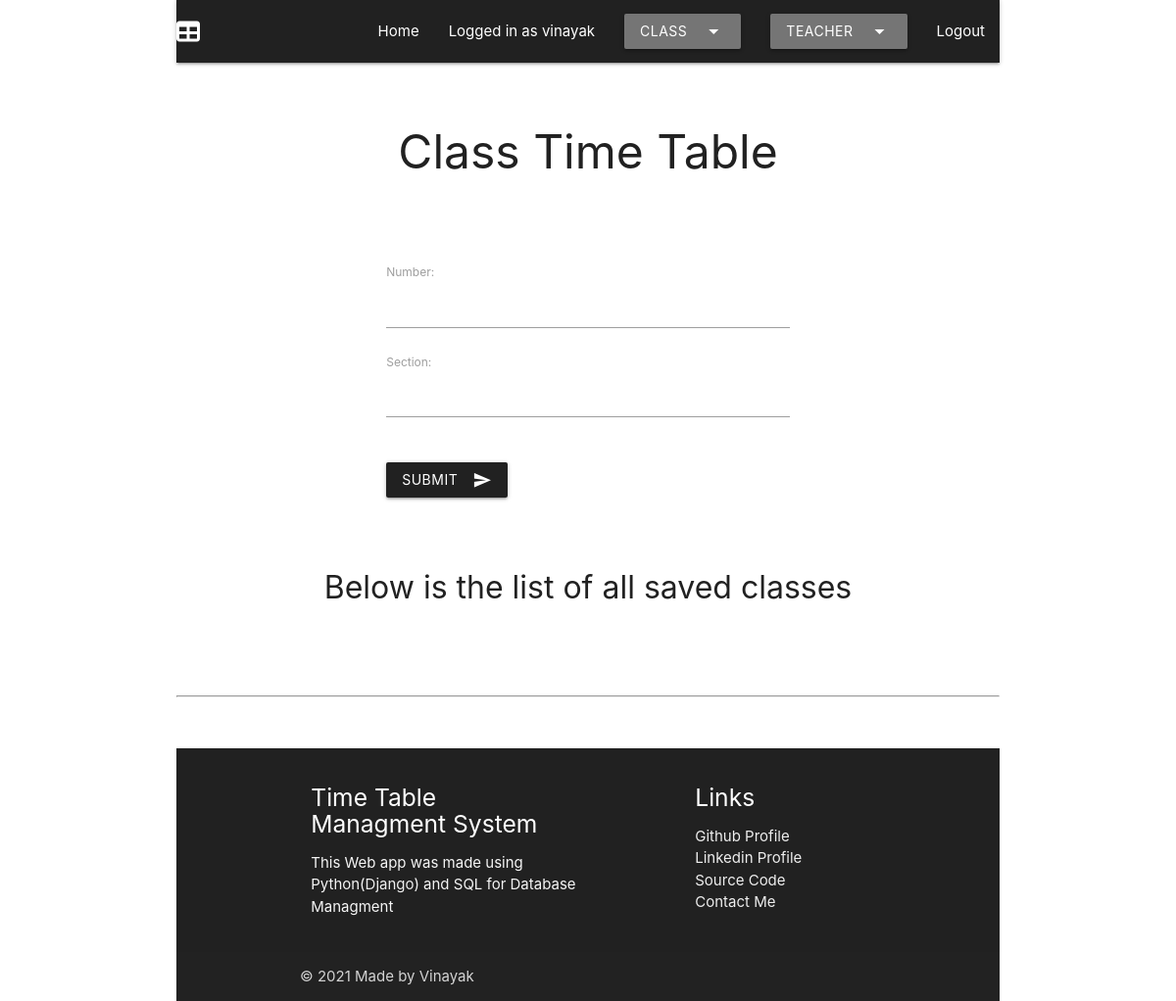
/class/ (signed in), run on an earlier commit of the app's database.
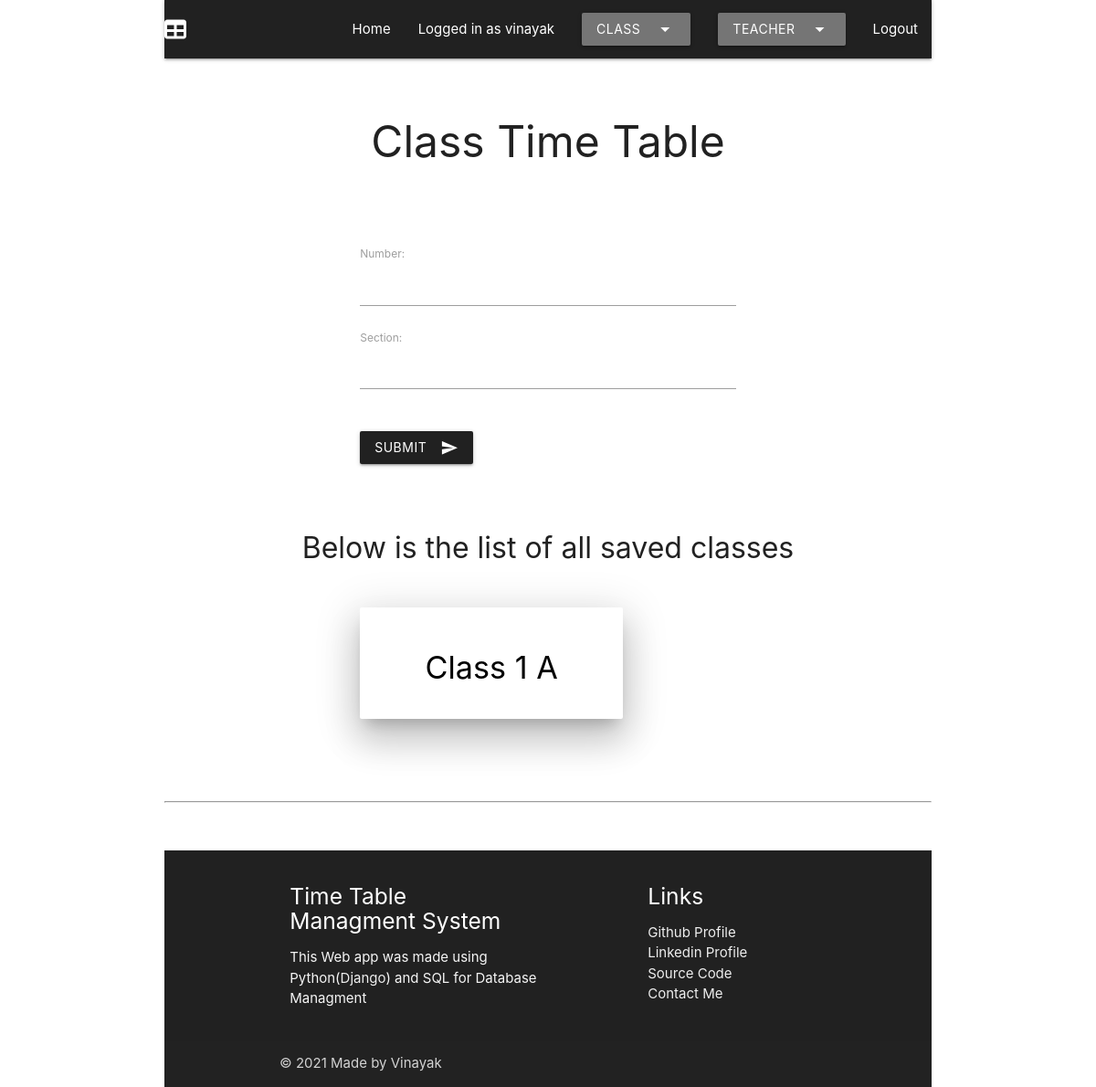
And on a later commit of the database.
### app1/models.py (models this page shows, shortened)
class Class(models.Model):
    Number = models.IntegerField()
    Section = models.CharField(max_length=2)
    Monday_0 = models.CharField(max_length=200, null=True, blank=True)
    Monday_1 = models.CharField(max_length=200, null=True, blank=True)
    Monday_2 = models.CharField(max_length=200, null=True, blank=True)
    Monday_3 = models.CharField(max_length=200, null=True, blank=True)
    Monday_4 = models.CharField(max_length=200, null=True, blank=True)
    Monday_5 = models.CharField(max_length=200, null=True, blank=True)
    Monday_6 = models.CharField(max_length=200, null=True, blank=True)
    Monday_7 = models.CharField(max_length=200, null=True, blank=True)
    Monday_8 = models.CharField(max_length=200, null=True, blank=True)
    Tuesday_0 = models.CharField(max_length=200, null=True, blank=True)
    Tuesday_1 = models.CharField(max_length=200, null=True, blank=True)
    Tuesday_2 = models.CharField(max_length=200, null=True, blank=True)
    Tuesday_3 = models.CharField(max_length=200, null=True, blank=True)
    Tuesday_4 = models.CharField(max_length=200, null=True, blank=True)
    Tuesday_5 = models.CharField(max_length=200, null=True, blank=True)
    Tuesday_6 = models.CharField(max_length=200, null=True, blank=True)
    Tuesday_7 = models.CharField(max_length=200, null=True, blank=True)
    Tuesday_8 = models.CharField(max_length=200, null=True, blank=True)
    Wednesday_0 = models.CharField(max_length=200, null=True, blank=True)
    Wednesday_1 = models.CharField(max_length=200, null=True, blank=True)
    Wednesday_2 = models.CharField(max_length=200, null=True, blank=True)
    Wednesday_3 = models.CharField(max_length=200, null=True, blank=True)
    Wednesday_4 = models.CharField(max_length=200, null=True, blank=True)
    Wednesday_5 = models.CharField(max_length=200, null=True, blank=True)
    Wednesday_6 = models.CharField(max_length=200, null=True, blank=True)
    Wednesday_7 = models.CharField(max_length=200, null=True, blank=True)
    Wednesday_8 = models.CharField(max_length=200, null=True, blank=True)
    Thursday_0 = models.CharField(max_length=200, null=True, blank=True)
    Thursday_1 = models.CharField(max_length=200, null=True, blank=True)
    Thursday_2 = models.CharField(max_length=200, null=True, blank=True)
    Thursday_3 = models.CharField(max_length=200, null=True, blank=True)
    Thursday_4 = models.CharField(max_length=200, null=True, blank=True)
    Thursday_5 = models.CharField(max_length=200, null=True, blank=True)
    Thursday_6 = models.CharField(max_length=200, null=True, blank=True)
    Thursday_7 = models.CharField(max_length=200, null=True, blank=True)
    Thursday_8 = models.CharField(max_length=200, null=True, blank=True)
    Friday_0 = models.CharField(max_length=200, null=True, blank=True)
    Friday_1 = models.CharField(max_length=200, null=True, blank=True)
    Friday_2 = models.CharField(max_length=200, null=True, blank=True)
    Friday_3 = models.CharField(max_length=200, null=True, blank=True)
    Friday_4 = models.CharField(max_length=200, null=True, blank=True)
    Friday_5 = models.CharField(max_length=200, null=True, blank=True)
    Friday_6 = models.CharField(max_length=200, null=True, blank=True)
    Friday_7 = models.CharField(max_length=200, null=True, blank=True)
    Friday_8 = models.CharField(max_length=200, null=True, blank=True)
    Saturday_0 = models.CharField(max_length=200, null=True, blank=True)
    Saturday_1 = models.CharField(max_length=200, null=True, blank=True)
    Saturday_2 = models.CharField(max_length=200, null=True, blank=True)
    Saturday_3 = models.CharField(max_length=200, null=True, blank=True)
    Saturday_4 = models.CharField(max_length=200, null=True, blank=True)
    Saturday_5 = models.CharField(max_length=200, null=True, blank=True)
    Saturday_6 = models.CharField(max_length=200, null=True, blank=True)
    Saturday_7 = models.CharField(max_length=200, null=True, blank=True)
    Saturday_8 = models.CharField(max_length=200, null=True, blank=True)

### app1/views.py (the view, shortened to what this page needs)
# urls.py: path('class/', views.cla, name = "class"),
def cla(request):
    assert isinstance(request, HttpRequest)
    if request.user.is_authenticated:
        form = Class_se
        return render(
            request,
            "app1/class.html",
            {
                'title': "Class Timetable",
                'year': datetime.now().year,
                'form': form,
                'classes': Class.objects.all,
            }
        )
    else:
        return redirect("app1:login")

### app1/templates/app1/class.html (shortened to what this page needs)
{% extends "app1/layout.html" %}
{% block content %}
	<br />
	<div class = "container">
		<h1 align="center" class="noprint">
			Class Time Table
		</h1>
		<br />
		<br />
		<div class="container noprint">
			<form method="post">
				{{ form.as_p }}
				<br />
				<button class="btn waves-effect waves-light grey darken-4" type="submit" name="action">Submit
					<i class="material-icons right">send</i>
				</button>
				<br />
			</form>
		</div>
		<br />
		<br />
		<h3 align="center" class="noprint">
			Below is the list of all saved classes
		</h3>
		<br />
		<div class = "container center">
			{% for t in classes %}
        		<a href="{{ t.Number }}%{{ t.Section }}" style="color:#000">
            		<div class="container card-panel hoverable z-depth-5 center">
                		<h4 align = "center" class="black-text">
                        	Class {{ t.Number }} {{t.Section}}
                		</h4>
            		</div>
        		</a>
        		<br />
			{% endfor %}
		</div>
	</div>
	<br />
	<br />
{% endblock %}

What changed in the data, as far as the page shows it:
added Class: Number "1", Section "A"
